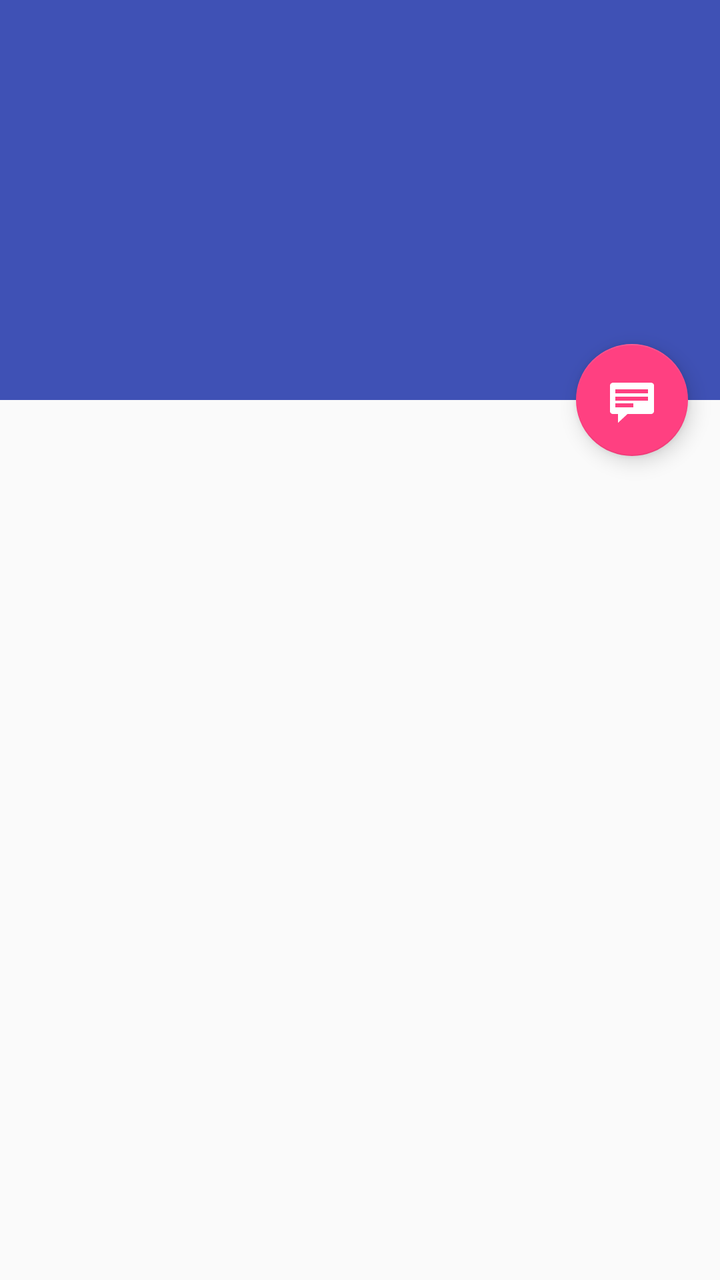
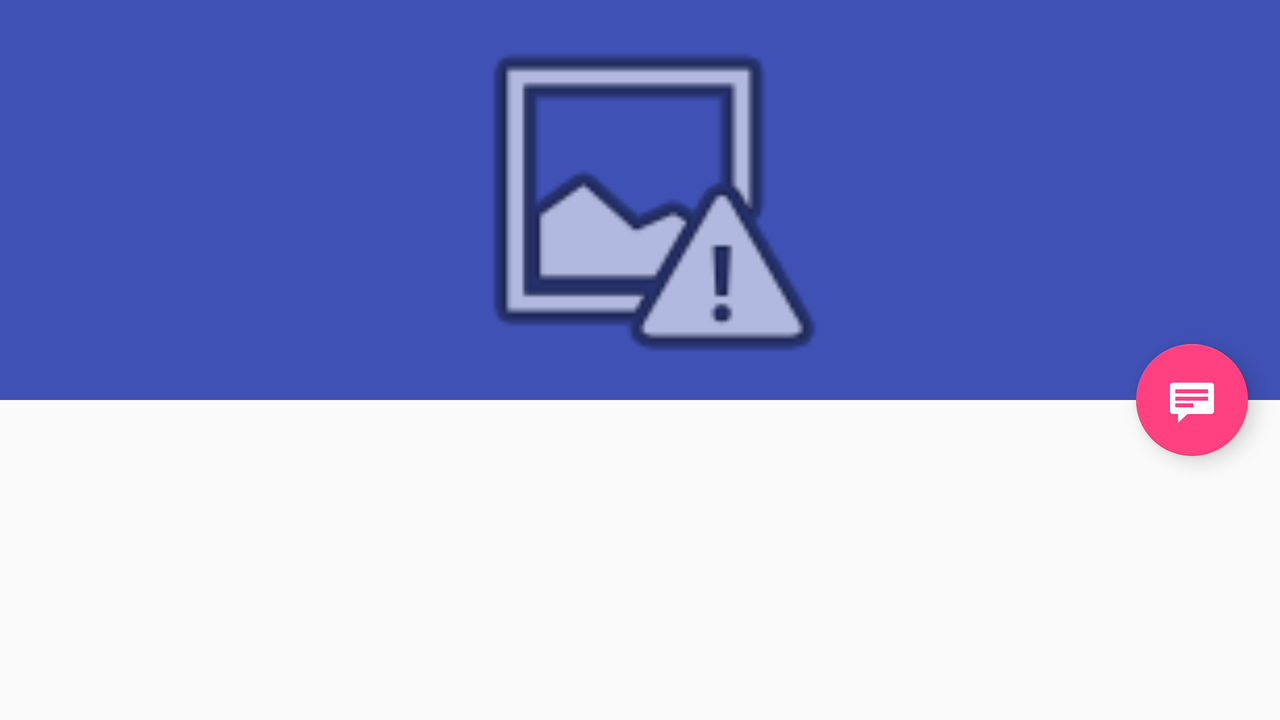

An Android layout and its configuration variant, each rendered on a device that would load it. The default file and the variant file are quoted in full after the pictures.
<!-- AndroidManifest.xml: application theme AppTheme -->
<!-- res/layout/activity_step_detail.xml -->
<?xml version="1.0" encoding="utf-8"?>
<android.support.design.widget.CoordinatorLayout xmlns:android="http://schemas.android.com/apk/res/android"
    xmlns:app="http://schemas.android.com/apk/res-auto"
    xmlns:tools="http://schemas.android.com/tools"
    android:layout_width="match_parent"
    android:layout_height="match_parent"
    android:fitsSystemWindows="true"
    tools:context=".StepDetailActivity"
    tools:ignore="MergeRootFrame">

    <android.support.design.widget.AppBarLayout
        android:id="@+id/app_bar"
        android:layout_width="match_parent"
        android:layout_height="@dimen/app_bar_height"
        android:fitsSystemWindows="true"
        android:theme="@style/ThemeOverlay.AppCompat.Dark.ActionBar">

        <android.support.design.widget.CollapsingToolbarLayout
            android:id="@+id/toolbar_layout"
            android:layout_width="match_parent"
            android:layout_height="match_parent"
            android:fitsSystemWindows="true"
            app:contentScrim="?attr/colorPrimary"
            app:layout_scrollFlags="scroll|exitUntilCollapsed"
            app:toolbarId="@+id/toolbar">

            <android.support.v7.widget.Toolbar
                android:id="@+id/detail_toolbar"
                android:layout_width="match_parent"
                android:layout_height="?attr/actionBarSize"
                app:layout_collapseMode="pin"
                app:popupTheme="@style/ThemeOverlay.AppCompat.Light" />

        </android.support.design.widget.CollapsingToolbarLayout>

    </android.support.design.widget.AppBarLayout>

    <android.support.v4.widget.NestedScrollView
        android:id="@+id/item_detail_container"
        android:layout_width="match_parent"
        android:layout_height="match_parent"
        app:layout_behavior="@string/appbar_scrolling_view_behavior" />

    <android.support.design.widget.FloatingActionButton
        android:id="@+id/fab"
        android:layout_width="wrap_content"
        android:layout_height="wrap_content"
        android:layout_gravity="center_vertical|start"
        android:layout_margin="@dimen/fab_margin"
        app:layout_anchor="@+id/item_detail_container"
        app:layout_anchorGravity="top|end"
        app:srcCompat="@android:drawable/stat_notify_chat" />

</android.support.design.widget.CoordinatorLayout>
<!-- resources referenced by this layout -->
<resources>
  <dimen name="app_bar_height">200dp</dimen>
  <dimen name="fab_margin">16dp</dimen>
  <style name="AppTheme" parent="Theme.AppCompat.Light.DarkActionBar">
          
          <item name="colorPrimary">@color/colorPrimary</item>
          <item name="colorPrimaryDark">@color/colorPrimaryDark</item>
          <item name="colorAccent">@color/colorAccent</item>
      </style>
  <color name="colorPrimary">#3F51B5</color>
  <color name="colorPrimaryDark">#303F9F</color>
  <color name="colorAccent">#FF4081</color>
</resources>
<!-- res/layout-land/activity_step_detail.xml (the author's variant of the layout above) -->
<!-- drawn on the phone turned sideways -->
<?xml version="1.0" encoding="utf-8"?>
<android.support.design.widget.CoordinatorLayout xmlns:android="http://schemas.android.com/apk/res/android"
    xmlns:app="http://schemas.android.com/apk/res-auto"
    xmlns:tools="http://schemas.android.com/tools"
    android:layout_width="match_parent"
    android:layout_height="match_parent"
    android:fitsSystemWindows="true"
    tools:context=".StepDetailActivity"
    tools:ignore="MergeRootFrame">

    <android.support.design.widget.AppBarLayout
        android:id="@+id/app_bar"
        android:layout_width="match_parent"
        android:layout_height="@dimen/app_bar_height"
        android:fitsSystemWindows="true"
        android:theme="@style/ThemeOverlay.AppCompat.Dark.ActionBar">

        <android.support.design.widget.CollapsingToolbarLayout
            android:id="@+id/toolbar_layout"
            android:layout_width="match_parent"
            android:layout_height="match_parent"
            android:fitsSystemWindows="true"
            app:contentScrim="?attr/colorPrimary"
            app:layout_scrollFlags="scroll|exitUntilCollapsed"
            app:toolbarId="@+id/toolbar">

            <ImageView
                android:id="@+id/iv_toolbar_thumbnail"
                android:layout_width="match_parent"
                android:layout_height="match_parent"
                android:fitsSystemWindows="true"
                app:layout_collapseMode="parallax"
                app:srcCompat="@android:drawable/ic_menu_report_image" />

            <android.support.v7.widget.Toolbar
                android:id="@+id/detail_toolbar"
                android:layout_width="match_parent"
                android:layout_height="?attr/actionBarSize"
                app:layout_collapseMode="pin"
                app:popupTheme="@style/ThemeOverlay.AppCompat.Light" />

        </android.support.design.widget.CollapsingToolbarLayout>

    </android.support.design.widget.AppBarLayout>

    <android.support.v4.widget.NestedScrollView
        android:id="@+id/item_detail_container"
        android:layout_width="match_parent"
        android:layout_height="match_parent"
        app:layout_behavior="@string/appbar_scrolling_view_behavior" />

    <android.support.design.widget.FloatingActionButton
        android:id="@+id/fab"
        android:layout_width="wrap_content"
        android:layout_height="wrap_content"
        android:layout_gravity="center_vertical|start"
        android:layout_margin="@dimen/fab_margin"
        app:layout_anchor="@+id/item_detail_container"
        app:layout_anchorGravity="top|end"
        app:srcCompat="@android:drawable/stat_notify_chat" />


</android.support.design.widget.CoordinatorLayout>
